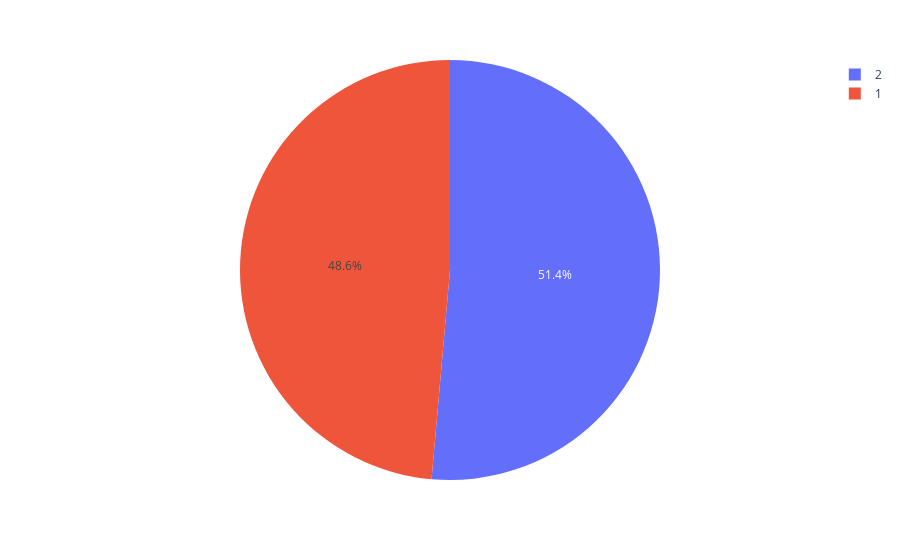

The notebook cell this image was saved under:
### Code cell
px.pie(df, 'YELLOW_FINGERS')

### Figure 1 — Plotly figure (JSON) as saved in the notebook; plotly's stock layout.template omitted (floating-point values rounded to 4 significant figures; data arrays with more than 128 entries replaced by an {"elided": "..."} marker saying what was removed)
{"data": [{"domain": {"x": [0, 1], "y": [0, 1]}, "hovertemplate": "YELLOW_FINGERS=%{label}<extra></extra>", "labels": {"elided": "3000 int values"}, "legendgroup": "", "name": "", "showlegend": true, "type": "pie"}], "layout": {"legend": {"tracegroupgap": 0}, "margin": {"t": 60}}}
